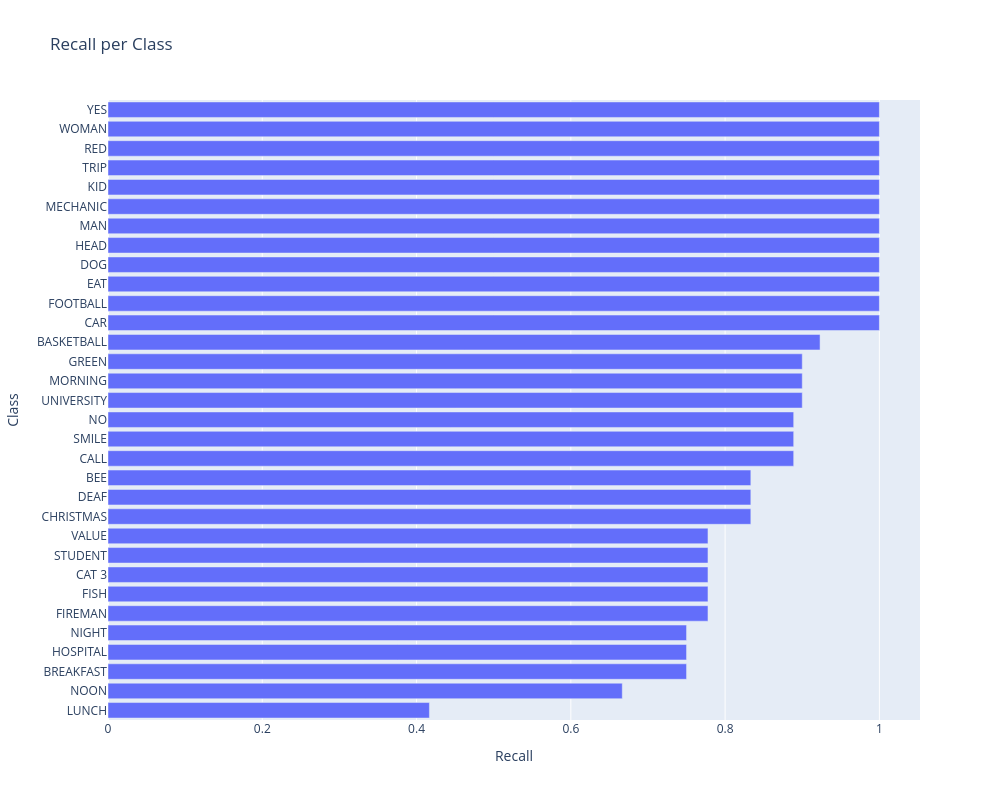

The code cell stored with this chart in its notebook:
### Code cell
from sklearn.metrics import recall_score

recalls = recall_score(
    y_true,
    y_pred,
    labels=labels_ids,
    average=None,
    zero_division=0
)

order = np.argsort(recalls)

fig = go.Figure(go.Bar(
    x=recalls[order],
    y=labels_names[order],
    orientation="h"
))

fig.update_layout(
    title="Recall per Class",
    xaxis_title="Recall",
    yaxis_title="Class",
    width=1000,
    height=800,
)

fig.show()

### Figure 1 — Plotly figure (JSON) as saved in the notebook; plotly's stock layout.template omitted (floating-point values rounded to 4 significant figures)
{"data": [{"orientation": "h", "type": "bar", "x": [0.4167, 0.6667, 0.75, 0.75, 0.75, 0.7778, 0.7778, 0.7778, 0.7778, 0.7778, 0.8333, 0.8333, 0.8333, 0.8889, 0.8889, 0.8889, 0.9, 0.9, 0.9, 0.9231, 1.0, 1.0, 1.0, 1.0, 1.0, 1.0, 1.0, 1.0, 1.0, 1.0, 1.0, 1.0], "y": ["LUNCH", "NOON", "BREAKFAST", "HOSPITAL", "NIGHT", "FIREMAN", "FISH", "CAT 3", "STUDENT", "VALUE", "CHRISTMAS", "DEAF", "BEE", "CALL", "SMILE", "NO", "UNIVERSITY", "MORNING", "GREEN", "BASKETBALL", "CAR", "FOOTBALL", "EAT", "DOG", "HEAD", "MAN", "MECHANIC", "KID", "TRIP", "RED", "WOMAN", "YES"]}], "layout": {"height": 800, "title": {"text": "Recall per Class"}, "width": 1000, "xaxis": {"title": {"text": "Recall"}}, "yaxis": {"title": {"text": "Class"}}}}
